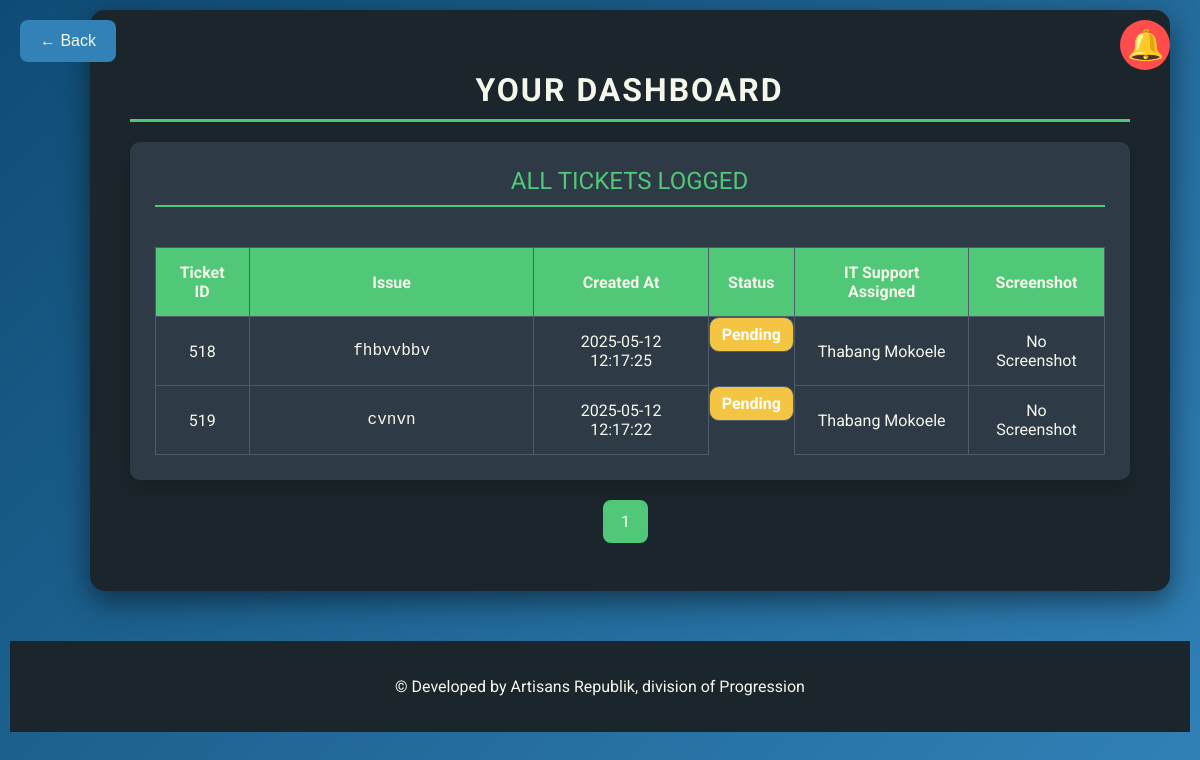
Screenshot of /IT_enroll/Leave_Portal/dashboard.php?employee_code=2023-0001 with the database file from the repository.
### tables this page shows
CREATE TABLE `administered_tickets` (
  `ticket_id` int(11) NOT NULL,
  `employee_code` varchar(20) NOT NULL,
  `name` varchar(100) NOT NULL,
  `role` varchar(50) NOT NULL,
  `issue_description` text NOT NULL,
  `created_at` timestamp NOT NULL DEFAULT current_timestamp(),
  `assigned_to` varchar(100) NOT NULL,
  `status` enum('pending','Pending Confirmation','Closed') NOT NULL DEFAULT 'pending',
  `closed_at` timestamp NULL DEFAULT current_timestamp(),
  `email` varchar(255) DEFAULT NULL,
  `rating` int(11) DEFAULT NULL,
  `rating_reason` text DEFAULT NULL,
  `return_reason` text DEFAULT NULL,
  `screenshot` varchar(255) DEFAULT NULL,
  `updated_at` timestamp NOT NULL DEFAULT current_timestamp() ON UPDATE current_timestamp()
);

CREATE TABLE `support_team` (
  `support_member_id` int(11) NOT NULL,
  `date_added` timestamp NOT NULL DEFAULT current_timestamp(),
  `name` varchar(100) NOT NULL,
  `employee_code` varchar(50) NOT NULL,
  `password` varchar(255) DEFAULT NULL,
  `is_admin` tinyint(1) DEFAULT 0
);

### IT_enroll/Leave_Portal/dashboard.php (the view, shortened to what this page needs)
<?php
if ($_SERVER['REQUEST_METHOD'] === 'GET' && isset($_GET['employee_code'])) {
    $servername = "localhost";
    $username = "tarryn_Lindokuhle";
    $password = "L1nd0kuhle";
    $database = "tarryn_workplaceportal";
    $mysqli = new mysqli($servername, $username, $password, $database);
    $employee_code = $_GET['employee_code'];
    $tickets_per_page = 5;
    $current_page = isset($_GET['page']) ? (int)$_GET['page'] : 1;
    $offset = ($current_page - 1) * $tickets_per_page;
    $total_sql = "SELECT COUNT(*) AS total_tickets FROM administered_tickets WHERE employee_code = ?";
    $stmt = $mysqli->prepare($total_sql);
    $stmt->bind_param("s", $employee_code);
    $stmt->execute();
    $total_result = $stmt->get_result();
    $total_row = $total_result->fetch_assoc();
    $total_tickets = $total_row['total_tickets'];
    $sql = "SELECT at.ticket_id, at.issue_description, at.created_at, at.status, at.screenshot,
                        st.name AS assigned_to_name
                FROM administered_tickets at
                LEFT JOIN support_team st ON at.assigned_to = st.support_member_id
                WHERE at.employee_code = ?
                LIMIT ? OFFSET ?";
    $stmt = $mysqli->prepare($sql);
    $stmt->bind_param("sii", $employee_code, $tickets_per_page, $offset);
    $stmt->execute();
    $result = $stmt->get_result();
} else {
    echo "Invalid request.";
    exit;
}
$total_pages = ceil($total_tickets / $tickets_per_page);
?>
<!DOCTYPE html>
<html lang="en">
<head>
</head>
<body>
    <div class="container">
        <button class="back-arrow" onclick="window.location.href='follow_up.php';">&larr; Back</button>
        <header>
            <h1>Your Dashboard</h1>
            <div class="notification-container">
                <span id="message-notification" class="notification-icon red" onclick="toggleNotification()"></span>
            </div>
        </header>
        <div id="all-tickets-logged">
            <div class="section-title">All Tickets Logged</div>
            <div class="table-wrapper">
                <table>
                    <thead>
                        <tr>
                            <th>Ticket ID</th>
                            <th>Issue</th>
                            <th>Created At</th>
                            <th>Status</th>
                            <th>IT Support Assigned</th>
                            <th>Screenshot</th>
                        </tr>
                    </thead>
                    <tbody>
                        <?php while ($row = $result->fetch_assoc()): ?>
                            <tr>
                                <td><?= $row['ticket_id'] ?></td>
                                <td><?= $row['issue_description'] ?></td>
                                <td><?= $row['created_at'] ?></td>
                                <td class="status-badge status-<?= strtolower($row['status']) ?>"><?= ucfirst($row['status']) ?></td>
                                <td><?= $row['assigned_to_name'] ? $row['assigned_to_name'] : 'Unassigned'; ?></td>
                                <td>
                                    <?php if ($row['screenshot']): ?>
                                        <img src="https://workplaceportal.pro-learn.co.za/IT_enroll/public_html/IT_enroll/uploads/<?= htmlspecialchars($row['screenshot']) ?>" alt="Screenshot" class="screenshot-preview" onclick="openModal('https://workplaceportal.pro-learn.co.za/IT_enroll/public_html/IT_enroll/uploads/<?= htmlspecialchars($row['screenshot']) ?>')">
                                    <?php else: ?>
                                        No Screenshot
                                    <?php endif; ?>
                                </td>
                            </tr>
                        <?php endwhile; ?>
                    </tbody>
                </table>
            </div>
        </div>
        <div class="pagination">
            <?php for ($page = 1; $page <= $total_pages; $page++): ?>
                <a href="?employee_code=<?= $employee_code; ?>&page=<?= $page; ?>"
                    class="<?= $page == $current_page ? 'active' : ''; ?>">
                    <?= $page; ?>
                </a>
            <?php endfor; ?>
        </div>
    </div>
    <footer class="footer">
        <p>&copy; Developed by Artisans Republik, division of Progression</p>
    </footer>
</body>
</html>

### IT_enroll/Leave_Portal/dashboard.php (style rules this page uses)
body { margin: 0; font-family: 'Roboto', sans-serif; background: linear-gradient(135deg, #0f4c75, #3282b8); display: flex; flex-direction: column; justify-content: flex-start; align-items: center; min-height: 100vh; color: #f6f7eb; text-align: center; padding: 10px; overflow-x: hidden; }
.container { width: 90%; max-width: 1000px; padding: 40px; background: #1b262c; border-radius: 15px; box-shadow: 0 10px 30px rgba(0, 0, 0, 0.5); animation: fadeIn 1s ease-in-out; margin-left: 5%; overflow: hidden; }
h1 { font-size: 2rem; margin-bottom: 20px; text-transform: uppercase; letter-spacing: 2px; border-bottom: 3px solid #50c878; padding-bottom: 10px; }
#all-tickets-logged { margin-top: 20px; background: #2e3b47; border-radius: 10px; padding: 25px; box-shadow: 0 10px 20px rgba(0, 0, 0, 0.2); overflow: hidden; }
.section-title { font-size: 1.5rem; color: #50c878; margin-bottom: 20px; text-align: center; border-bottom: 2px solid #50c878; padding-bottom: 10px; text-transform: uppercase; }
.table-wrapper { width: 100%; overflow-x: auto; -webkit-overflow-scrolling: touch; }
table { width: 100%; border-collapse: collapse; margin-top: 20px; min-width: 800px; }
th, td { padding: 15px; text-align: center; border: 1px solid #4e5d6a; }
td:nth-child(2) { width: 30%; font-family: 'Courier New', monospace; }
th { background-color: #50c878; color: #f6f7eb; }
tr:nth-child(even) { background-color: #2e3b47; }
.status-badge { padding: 7px 12px; border-radius: 10px; font-weight: bold; text-align: center; display: inline-block; }
.status-pending { background-color: #f4c542; color: #fff; }
.pagination { display: flex; justify-content: center; margin-top: 20px; flex-wrap: wrap; }
.pagination a { color: #f6f7eb; padding: 10px 16px; margin: 0 8px 8px 0; text-decoration: none; border: 2px solid #50c878; border-radius: 8px; }
.pagination .active { background-color: #50c878; color: #fff; }
button.back-arrow { background-color: #3282b8; color: #f6f7eb; border: none; border-radius: 8px; padding: 12px 20px; font-size: 1rem; cursor: pointer; margin-bottom: 20px; position: fixed; top: 20px; left: 20px; z-index: 1000; }
.notification-container { position: absolute; top: 20px; right: 30px; }
.notification-icon { width: 50px; height: 50px; border-radius: 50%; background-color: #000; display: inline-block; position: relative; cursor: pointer; transition: background-color 0.3s ease; }
.notification-icon::before { content: '\1F514'; font-size: 30px; color: #fff; position: absolute; top: 7px; left: 7px; }
.notification-icon.red { background-color: #ff4d4d; }
.footer { margin-top: 50px; padding: 20px 0; background-color: #1b262c; color: #f6f7eb; text-align: center; width: 100%; }

### rows the page displays
administered_tickets: ticket_id "518", issue_description "fhbvvbbv", created_at "2025-05-12 12:17:25", status "Pending", support_team.name "Thabang Mokoele", shows "No Screenshot"
administered_tickets: ticket_id "519", issue_description "cvnvn", created_at "2025-05-12 12:17:22", status "Pending", support_team.name "Thabang Mokoele", shows "No Screenshot"
